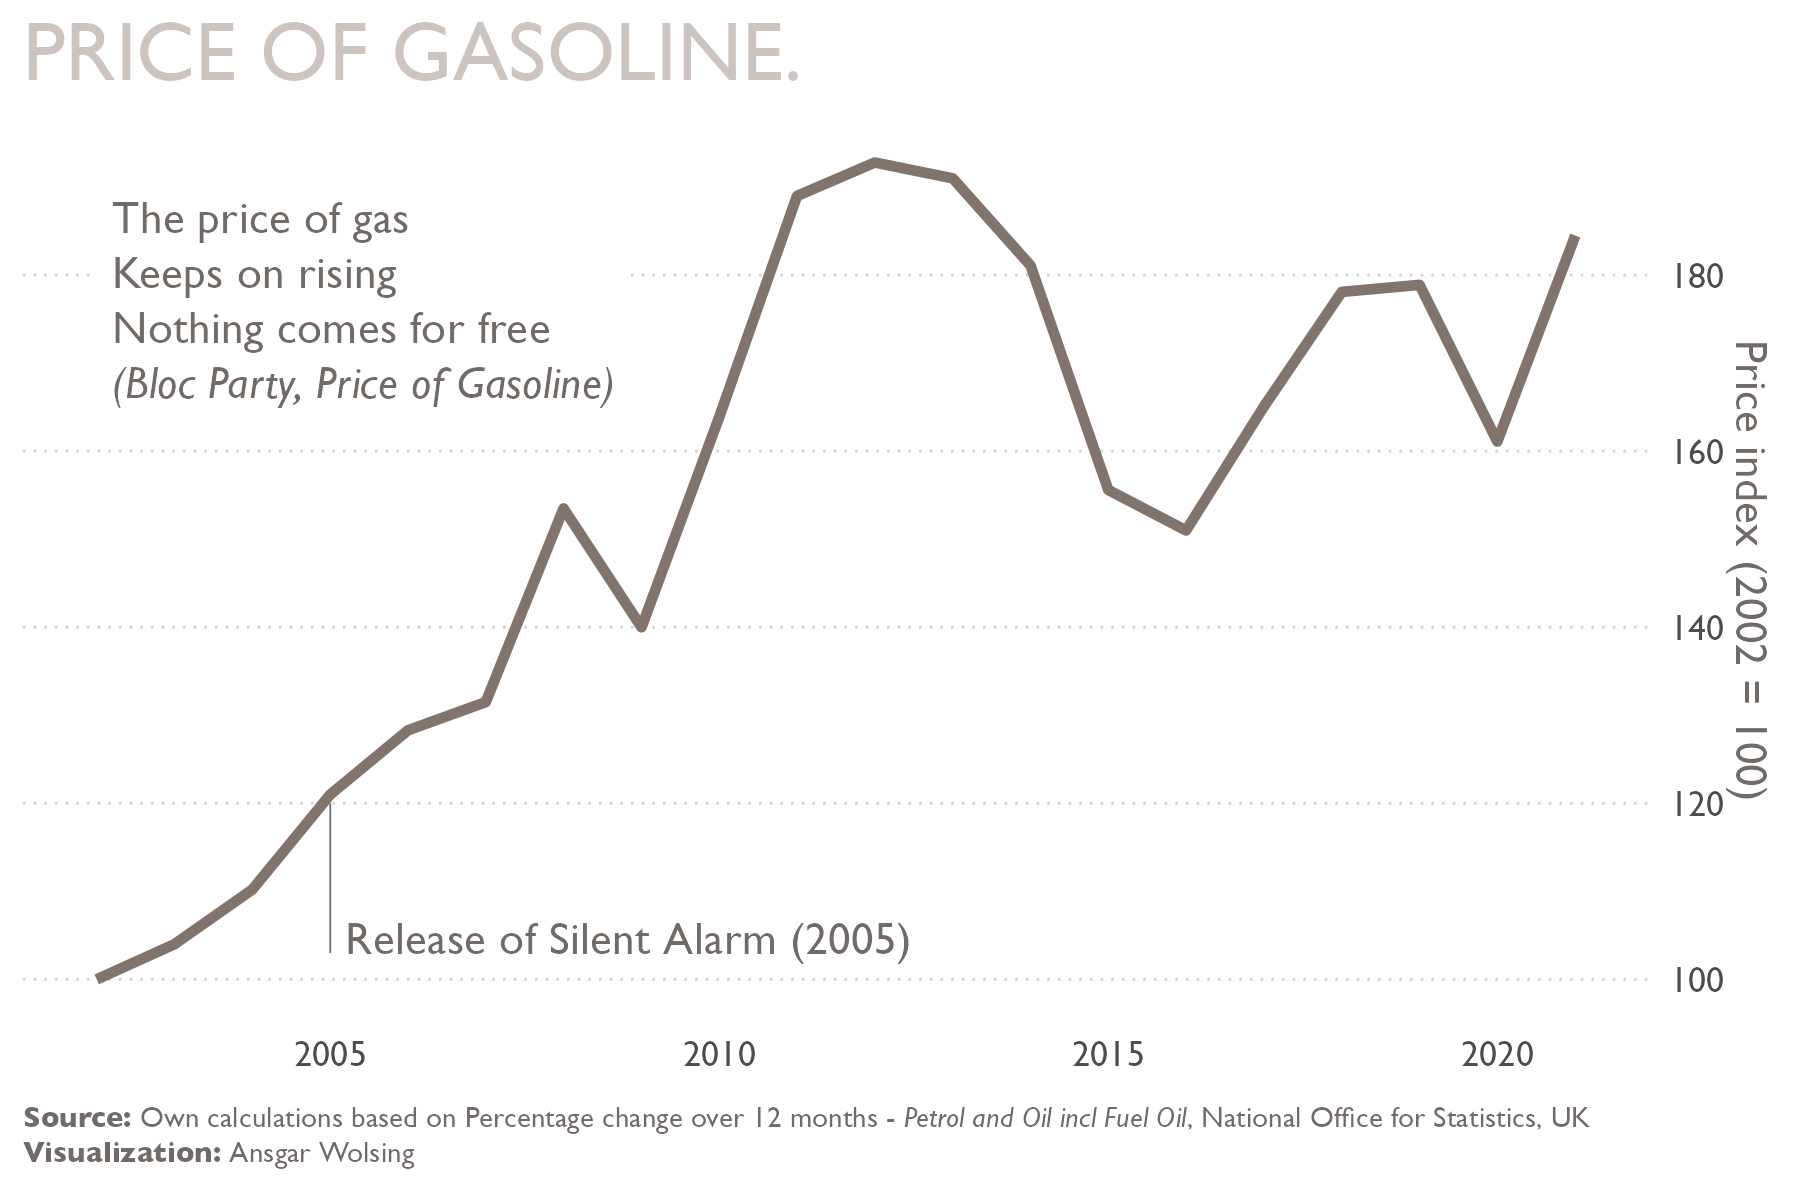

Source code (R):
library(tidyverse)
library(ggtext)
library(here)
library(lubridate)

#' Source: National Office for Statistics, UK
#' RPI: Percentage change over 12 months - Petrol and Oil incl Fuel Oil
#' Source dataset: Consumer price inflation time series (MM23)
#' https://www.ons.gov.uk/economy/inflationandpriceindices/timeseries/dogq/mm23

base_path <- here("2022", "21-down-upwards")


df <- read_csv(here(base_path, "series-130322.csv"), skip = 8,
               col_names = c("time_interval", "value"))


start_date <- as_date("2002-01-01")  

df_monthly <- df %>%
  # remove annual and quarterly data
  filter(!str_detect(time_interval, "^\\d{4}(\\sQ[1-4])?$")) %>% 
  transmute(date = parse_date(time_interval, format = "%Y %b"),
            value) %>% 
  filter(date >= start_date)

df_annual <- df %>%
  # remove annual and quarterly data
  filter(str_detect(time_interval, "^\\d{4}$")) %>% 
  transmute(date = parse_date(time_interval, format = "%Y"),
            value) %>% 
  filter(date >= start_date)


df_annual$index <- NA
for (i in 1:nrow(df_annual)) {
  if (i == 1) {
    df_annual$index[i] <- 100
  } else {
    df_annual$index[i] <- df_annual$index[i-1] * (100 + df_annual$value[i]) / 100
  }
}
df_annual$index <- round(df_annual$index, 1)

lyrics <- c("The price of gas", "Keeps on rising", "Nothing comes for free")
subtitle <- paste(paste(lyrics, collapse = "<br>"),
                  "<br>*(Bloc Party, Price of Gasoline)*")
bp_color <- "#CDC4BF"
text_color <- colorspace::lighten("#3B3330", 0.3)

df_annual %>% 
  ggplot(aes(date, index)) +
  # ggfx::with_outer_glow(
  #   geom_line(size = 1.2, col = "#4F433E"),
  #   color = "#504541", sigma = 5
  #   ) +
  geom_line(size = 1.2, col = "#82746C") +
  # ggfx::with_halftone_dither(
  #   geom_line(size = 3, col = bp_color),
  #   black = FALSE, angled = FALSE
  # ) +
  annotate("richtext", label = subtitle, x = start_date, y = 190,
           hjust = 0, vjust = 1, label.size = 0, fill = "white", family = "Gill Sans", color = text_color) +
  annotate("richtext", label = "Release of Silent Alarm (2005)", x = as_date("2005-01-01"), y = 100,
           hjust = 0, vjust = 0, label.size = 0, fill = NA, family = "Gill Sans", color = text_color) +
  annotate("segment", x = as_date("2005-01-01"), xend = as_date("2005-01-01"),
           y = 103, yend = 120, size = 0.2, color = text_color) +
  scale_y_continuous(breaks = seq(100, 180, 20), position = "right") +
  labs(
    title = toupper("Price of Gasoline."),
    # subtitle = subtitle,
    caption = "**Source:** Own calculations based on Percentage change over 12 months -
    *Petrol and Oil incl Fuel Oil*, National Office for Statistics, UK<br> 
    **Visualization:** Ansgar Wolsing",
    x = NULL, y = "Price index (2002 = 100)"
  ) +
  theme_minimal(base_family = "Gill Sans") +
  theme(
    plot.background = element_rect(color = NA, fill = "white"),
    panel.grid = element_blank(),
    panel.grid.major.y = element_line(color = "grey82", size = 0.3, linetype = "dotted"),
    text = element_text(color = text_color),
    plot.title.position = "plot",
    plot.title = element_markdown(color = bp_color, size = 20),
    plot.subtitle = element_markdown(lineheight = 1.2),
    plot.caption = element_textbox_simple(size = 7,
                                          margin = margin(t = 8, b = 2))
  )
ggsave(here(base_path, "21-price-of-gasoline.png"), width = 6, height = 4)
  
